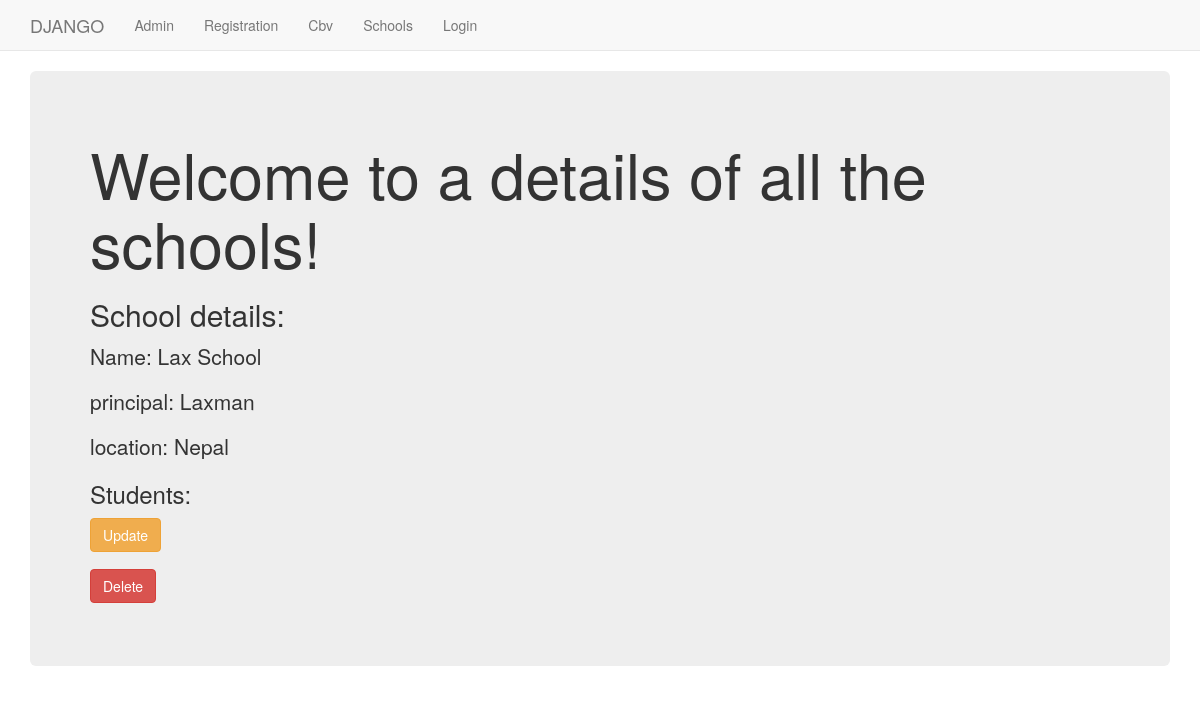
The page /basic_app/school/5/ on the database its author committed.
### basic_app/models.py (models this page shows, shortened)
class School(models.Model):
    name = models.CharField(max_length = 256)
    principal = models.CharField(max_length = 100)
    location = models.CharField(max_length = 256)

### basic_app/views.py (the view)
# urls.py: path("school/<int:pk>/",views.SchoolDetaiView.as_view(),name='detail'),
class SchoolDetaiView(DetailView):
    context_object_name = 'school_detail'
    model = models.School
    template_name = 'basic_app/school_detail.html'

### basic_app/templates/basic_app/school_detail.html (shortened to what this page needs)
{% extends 'basic_app/basic_app_base.html' %}
{% block body_block %}
  <div class="jumbotron">
    <h1>Welcome to a details of all the schools!</h1>
    <h2>School details:</h2>
    <p>Name: {{school_detail.name}}</p>
    <p>principal: {{school_detail.principal}}</p>
    <p>location: {{school_detail.location}}</p>
    <h3>Students:</h3>
    <p><a class="btn btn-warning" href="{% url 'basic_app:update' pk=school_detail.pk %}">Update</a></p>
    <p><a class="btn btn-danger" href="{% url 'basic_app:delete' pk=school_detail.pk %}">Delete</a></p>
  </div>
{% endblock %}

### rows shown on the page
School: name "Lax School", principal "Laxman", location "Nepal"
